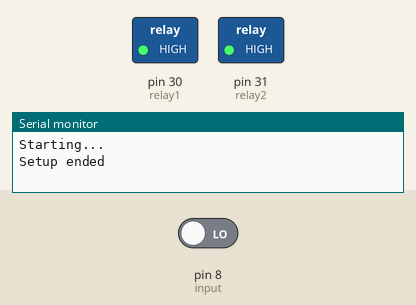
The sketch below on a simulated Arduino Mega 2560, built with avr-gcc and run on an emulated ATmega2560. Parts: switched loads named in the sketch (green lamp = pin HIGH), the last lines printed to the serial monitor. The inputs (shaded band) are chosen by the test bench; at power-on: pin 8 (input) LOW.

Above: at 1.2 s.
1.3 s: pin 8 (input) driven HIGH
At 1.7 s:
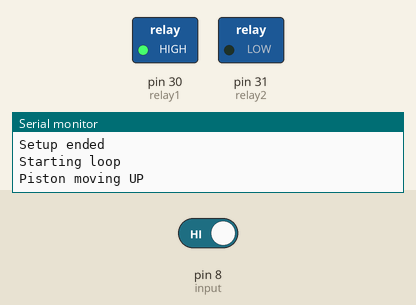
At 10.2 s:
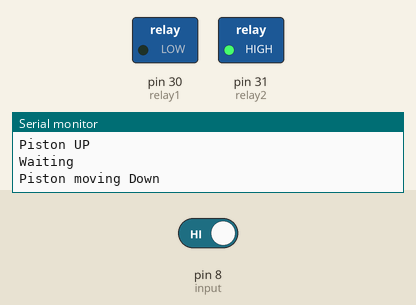
Timing chart, 0 to 21.8 s (numbered marks = the images above; inputs shaded):
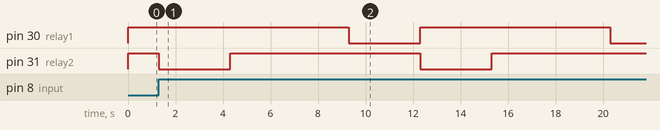

The sketch:

pennywise.ino
```cpp
const int relay1 = 30;
const int relay2 = 31;
const int input = 8;

const int delayPistonUpMS = 3000;
const int delayPistonDownMS = 3000;
const int delayPistonKeepUpMS = 5000;

const bool RELAY_ACTIVATION_HIGH = false;

void setRelayON(int relayPin)
{
    if (RELAY_ACTIVATION_HIGH == true)
    {
        digitalWrite(relayPin, HIGH);
    }
    else
    {
        digitalWrite(relayPin, LOW);
    }
}

void setRelayOFF(int relayPin)
{
    if (RELAY_ACTIVATION_HIGH == true)
    {
        digitalWrite(relayPin, LOW);
    }
    else
    {
        digitalWrite(relayPin, HIGH);
    }
}

void setup()
{
    Serial.begin(9600);
    Serial.println("Starting...");

    pinMode(relay1, OUTPUT);
    pinMode(relay2, OUTPUT);
    pinMode(input, INPUT);

    setRelayOFF(relay1);
    setRelayOFF(relay2);

    Serial.println("Setup ended");
}

void loop()
{
    if (digitalRead(input) == HIGH)
    {
        Serial.println("Starting loop");

        Serial.println("Piston moving UP");
        setRelayON(relay2);
        delay(delayPistonUpMS);
        setRelayOFF(relay2);
        Serial.println("Piston UP");

        Serial.println("Waiting");
        delay(delayPistonKeepUpMS);

        Serial.println("Piston moving Down");
        setRelayON(relay1);
        delay(delayPistonDownMS);
        setRelayOFF(relay1);
        Serial.println("Piston Down");

        Serial.println("Loop ended\n");
    }
}
```

Measured:
- after the input at 1.3 s, pin 30 (relay1): HIGH → LOW after 8.0 s, → HIGH 3.0 s later, → LOW 8.0 s later; pin 31 (relay2): alternates HIGH for 8.0 s and LOW for 3.0 s, starting at once
